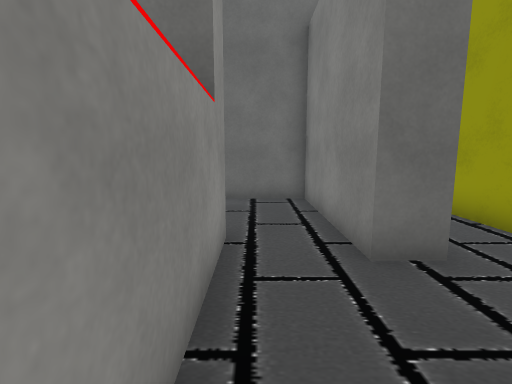
[1] (above)

14 first-person views from a walk through a 3-D level made in the Unity game engine. The camera is 1.4 m above the floor, tilts 8° down and sees 85° across. The floor is counted in squares, 1 m on a side. Each view is taken from the middle of a square. On the plan, view 1 faces up. The plan holds only what a view shows up to about 14 squares ahead; the rest is blank. The place goes on beyond the plan. Some surface patterns are stand-ins.

[2]
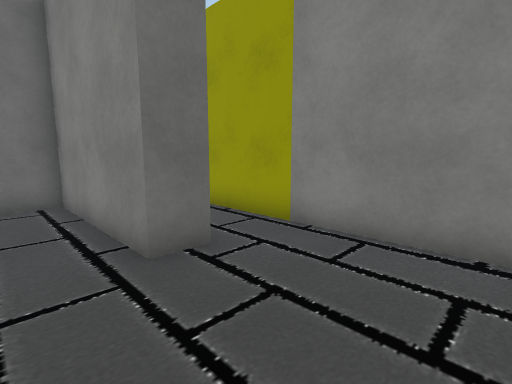

[3]
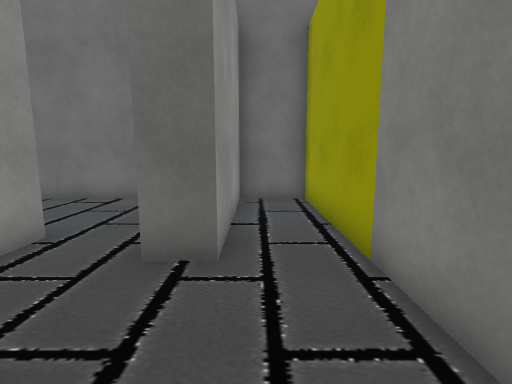

[4]
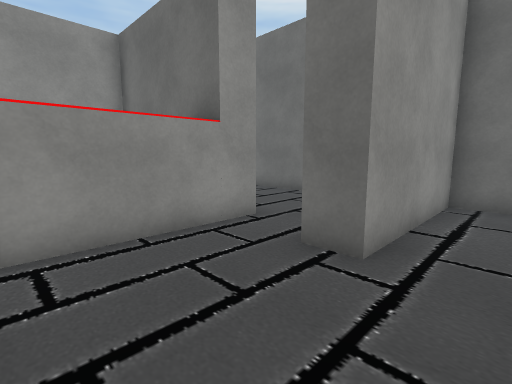

[5]
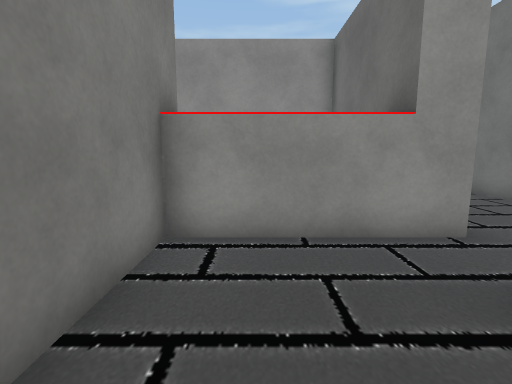

[6]
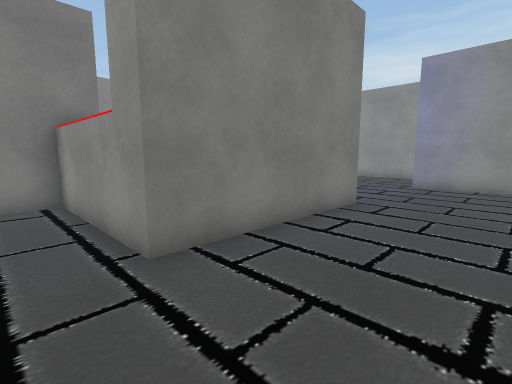

[7]
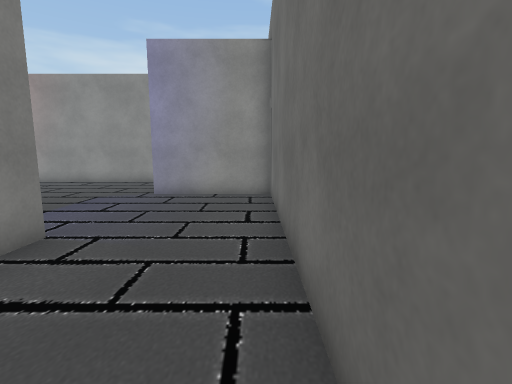

[8]
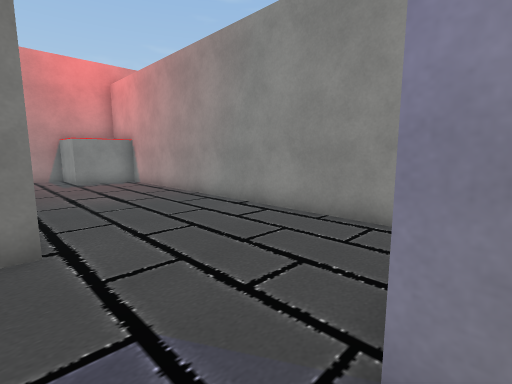

[9]
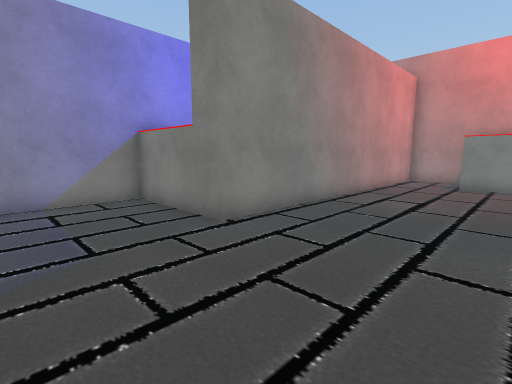

[10]
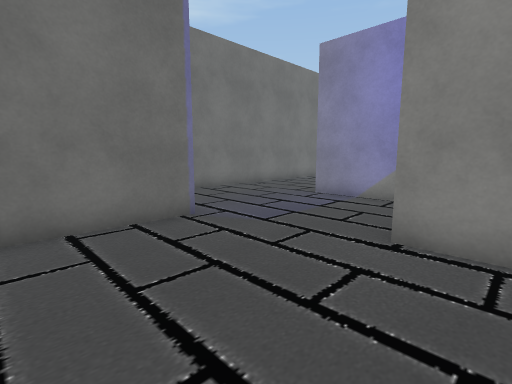

[11]
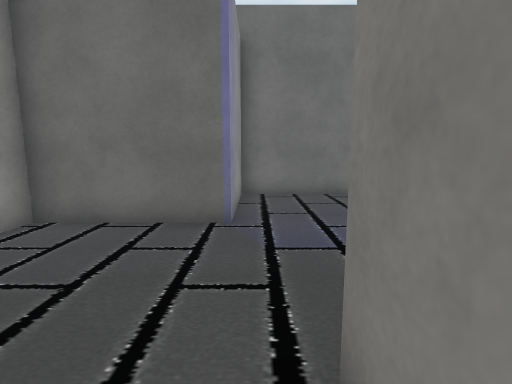

[12]
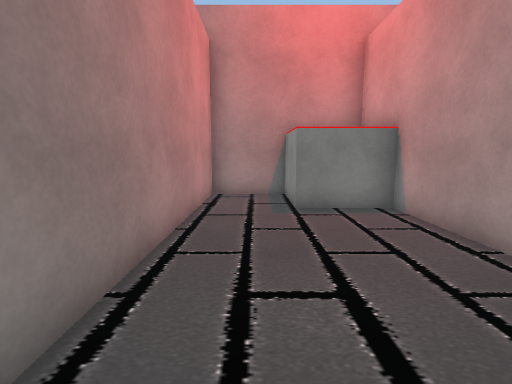

[13]
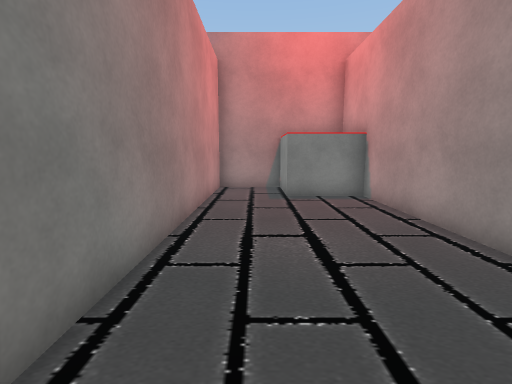

[14]
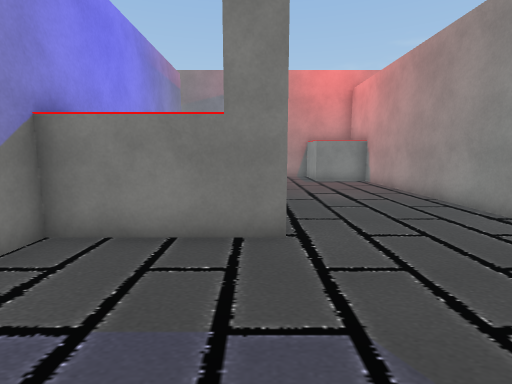

### Floor plan
Ten units are one square. View 1 is at (0, 0); x grows to the right and y downward. Boxes are objects, and circles mark ways between rooms. Rooms are numbered by the first view taken in them; rooms with no view inside come last. Other rooms are left out.
<svg viewBox="-160 -90 210 210">
<path fill="none" stroke="#000" d="M-5 -35 -5 5 25 5M45 0 45 -85 25 -85 25 -35 15 -35M15 -35 15 -85 -115 -85 -115 -45 -155 -45 -155 90M-131 115 -105 115 -105 -5 -65 -5 -65 -45 -5 -45 -5 -35"/>
<rect x="-155" y="85" width="30" height="30" fill="#bbb"><title>other object</title></rect>
<circle cx="5" cy="-40" r="3" fill="#2a7"/>
<text x="20" y="-30">1</text>
<text x="-100" y="-10">2</text>
</svg>
Room 1 opens to room 2.

Where each view was taken, in squares from view 1:
view 1: 0 up, 0 right, facing up
view 2: 0 up, 0 right, facing up-right
view 3: 0 up, 3 right, facing up
view 4: 0 up, 4 right, facing up-left
view 5: 1 up, 4 right, facing left
view 6: 8 up, 1 right, facing down-left
view 7: 8 up, 2 left, facing left
view 8: 5 up, 10 left, facing down-left
view 9: 4 up, 15 left, facing down-right
view 10: 1 down, 15 left, facing up-right
view 11: 1 down, 11 left, facing up
view 12: 2 down, 12 left, facing down
view 13: 0 up, 12 left, facing down
view 14: 5 up, 10 left, facing down
